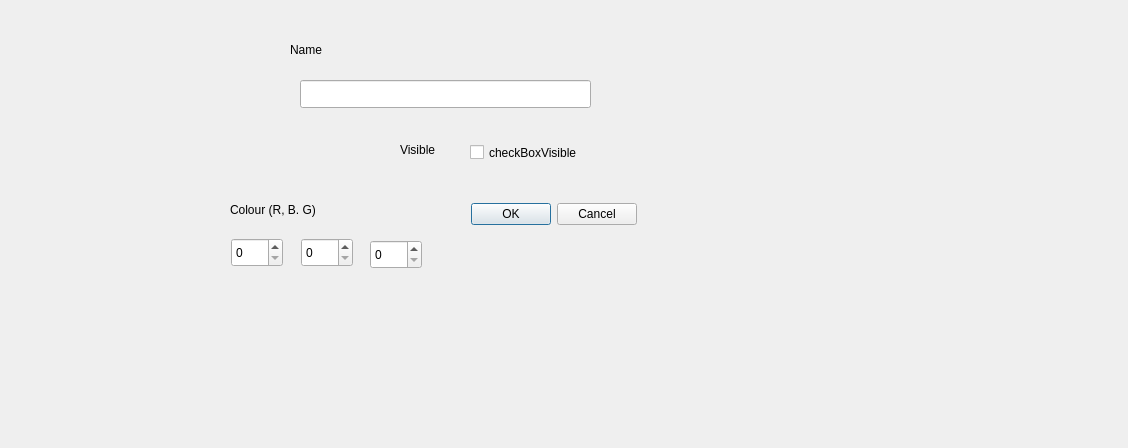
<?xml version="1.0" encoding="UTF-8"?>
<ui version="4.0">
 <class>OptionDialog</class>
 <widget class="QDialog" name="OptionDialog">
  <property name="geometry">
   <rect>
    <x>0</x>
    <y>0</y>
    <width>1128</width>
    <height>448</height>
   </rect>
  </property>
  <property name="windowTitle">
   <string>Dialog</string>
  </property>
  <widget class="QDialogButtonBox" name="buttonBox">
   <property name="geometry">
    <rect>
     <x>470</x>
     <y>200</y>
     <width>167</width>
     <height>29</height>
    </rect>
   </property>
   <property name="orientation">
    <enum>Qt::Orientation::Horizontal</enum>
   </property>
   <property name="standardButtons">
    <set>QDialogButtonBox::StandardButton::Cancel|QDialogButtonBox::StandardButton::Ok</set>
   </property>
  </widget>
  <widget class="QLineEdit" name="lineEditName">
   <property name="geometry">
    <rect>
     <x>300</x>
     <y>80</y>
     <width>291</width>
     <height>28</height>
    </rect>
   </property>
   <property name="sizePolicy">
    <sizepolicy hsizetype="Preferred" vsizetype="Fixed">
     <horstretch>0</horstretch>
     <verstretch>0</verstretch>
    </sizepolicy>
   </property>
  </widget>
  <widget class="QLabel" name="labelName">
   <property name="geometry">
    <rect>
     <x>290</x>
     <y>40</y>
     <width>40</width>
     <height>20</height>
    </rect>
   </property>
   <property name="text">
    <string>Name</string>
   </property>
  </widget>
  <widget class="QLabel" name="ColourRGB">
   <property name="geometry">
    <rect>
     <x>230</x>
     <y>200</y>
     <width>121</width>
     <height>20</height>
    </rect>
   </property>
   <property name="text">
    <string>Colour (R, B. G)</string>
   </property>
  </widget>
  <widget class="QLabel" name="Visible">
   <property name="geometry">
    <rect>
     <x>400</x>
     <y>140</y>
     <width>63</width>
     <height>20</height>
    </rect>
   </property>
   <property name="text">
    <string>Visible</string>
   </property>
  </widget>
  <widget class="QCheckBox" name="checkBoxVisible">
   <property name="geometry">
    <rect>
     <x>470</x>
     <y>140</y>
     <width>141</width>
     <height>25</height>
    </rect>
   </property>
   <property name="text">
    <string>checkBoxVisible</string>
   </property>
  </widget>
  <widget class="QSpinBox" name="spinBoxG">
   <property name="geometry">
    <rect>
     <x>370</x>
     <y>240</y>
     <width>52</width>
     <height>29</height>
    </rect>
   </property>
   <property name="maximum">
    <number>255</number>
   </property>
  </widget>
  <widget class="QSpinBox" name="spinBoxB">
   <property name="enabled">
    <bool>true</bool>
   </property>
   <property name="geometry">
    <rect>
     <x>301</x>
     <y>238</y>
     <width>52</width>
     <height>29</height>
    </rect>
   </property>
   <property name="maximum">
    <number>255</number>
   </property>
  </widget>
  <widget class="QSpinBox" name="spinBoxR">
   <property name="geometry">
    <rect>
     <x>231</x>
     <y>238</y>
     <width>52</width>
     <height>29</height>
    </rect>
   </property>
   <property name="maximum">
    <number>255</number>
   </property>
  </widget>
 </widget>
 <resources/>
 <connections>
  <connection>
   <sender>buttonBox</sender>
   <signal>accepted()</signal>
   <receiver>OptionDialog</receiver>
   <slot>accept()</slot>
   <hints>
    <hint type="sourcelabel">
     <x>248</x>
     <y>254</y>
    </hint>
    <hint type="destinationlabel">
     <x>157</x>
     <y>274</y>
    </hint>
   </hints>
  </connection>
  <connection>
   <sender>buttonBox</sender>
   <signal>rejected()</signal>
   <receiver>OptionDialog</receiver>
   <slot>reject()</slot>
   <hints>
    <hint type="sourcelabel">
     <x>316</x>
     <y>260</y>
    </hint>
    <hint type="destinationlabel">
     <x>286</x>
     <y>274</y>
    </hint>
   </hints>
  </connection>
 </connections>
</ui>
